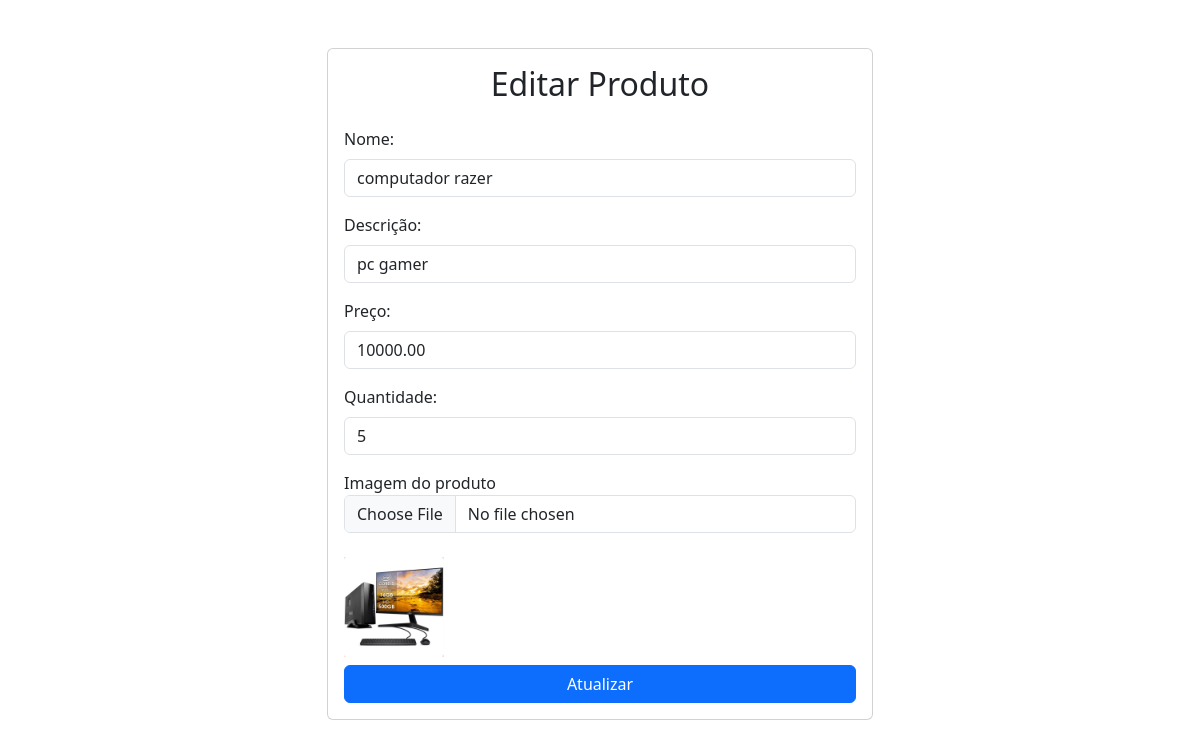
The app's page /editar_produto.php?id=7 with its own data.
### tables this page shows
CREATE TABLE `produtos` (
  `id` int NOT NULL,
  `nome` varchar(100) NOT NULL,
  `descricao` text,
  `preco` decimal(10,2) NOT NULL,
  `quantidade` int NOT NULL,
  `imagem` varchar(255) NOT NULL
);

### editar_produto.php (the view, shortened to what this page needs)
<?php
include 'conexao.php';
$id = $_GET['id'] ?? null;
if ($id) {
    $produto = $conn->prepare("SELECT * FROM produtos WHERE id = ?");
    $produto->execute([$id]);
    $produto = $produto->fetch(PDO::FETCH_ASSOC);
} else {
    echo "Produto não encontrado!";
    exit;
}
?>
<!DOCTYPE html>
<html lang="pt-br">
<head>
    <link href="https://cdn.jsdelivr.net/npm/bootstrap@5.3.3/dist/css/bootstrap.min.css" rel="stylesheet">
</head>
<body>
    <div class="container mt-5">
        <div class="row justify-content-center">
            <div class="col-md-6">
                <div class="card">
                    <div class="card-body">
                        <h2 class="text-center mb-4">Editar Produto</h2>
                        <form action="editar_produto.php?id=<?= $produto['id'] ?>" method="POST" enctype="multipart/form-data">
                            <div class="mb-3">
                                <label for="nome" class="form-label">Nome:</label>
                                <input type="text" name="nome" id="nome" class="form-control" value="<?= htmlspecialchars($produto['nome']) ?>" required>
                            </div>
                            <div class="mb-3">
                                <label for="descricao" class="form-label">Descrição:</label>
                                <input type="text" name="descricao" id="descricao" class="form-control" value="<?= htmlspecialchars($produto['descricao']) ?>" required>
                            </div>
                            <div class="mb-3">
                                <label for="preco" class="form-label">Preço:</label>
                                <input type="number" name="preco" id="preco" class="form-control" value="<?= htmlspecialchars($produto['preco']) ?>" required>
                            </div>
                            <div class="mb-3">
                                <label for="quantidade" class="form-label">Quantidade:</label>
                                <input type="number" name="quantidade" id="quantidade" class="form-control" value="<?= htmlspecialchars($produto['quantidade']) ?>" required>
                            </div>
                            <div class="form-group">
                                <label for="imagem">Imagem do produto</label>
                                <input type="file" class="form-control" name="imagem" accept=".jpg,.jpeg,.png"><br>
                                <?php if ($produto['imagem']): ?>
                                    <img src="uploads/<?= $produto['imagem'] ?>" alt="Imagem do produto" class="img-fluid mb-2" width="100">
                                <?php endif; ?>
                            </div>
                            <div class="d-grid">
                                <button type="submit" class="btn btn-primary">Atualizar</button>
                            </div>
                        </form>
                    </div>
                </div>
            </div>
        </div>
    </div>
</body>
</html>

### records on screen
produtos: nome "computador razer", descricao "pc gamer", preco "10000.00", quantidade "5", imagem (picture)
